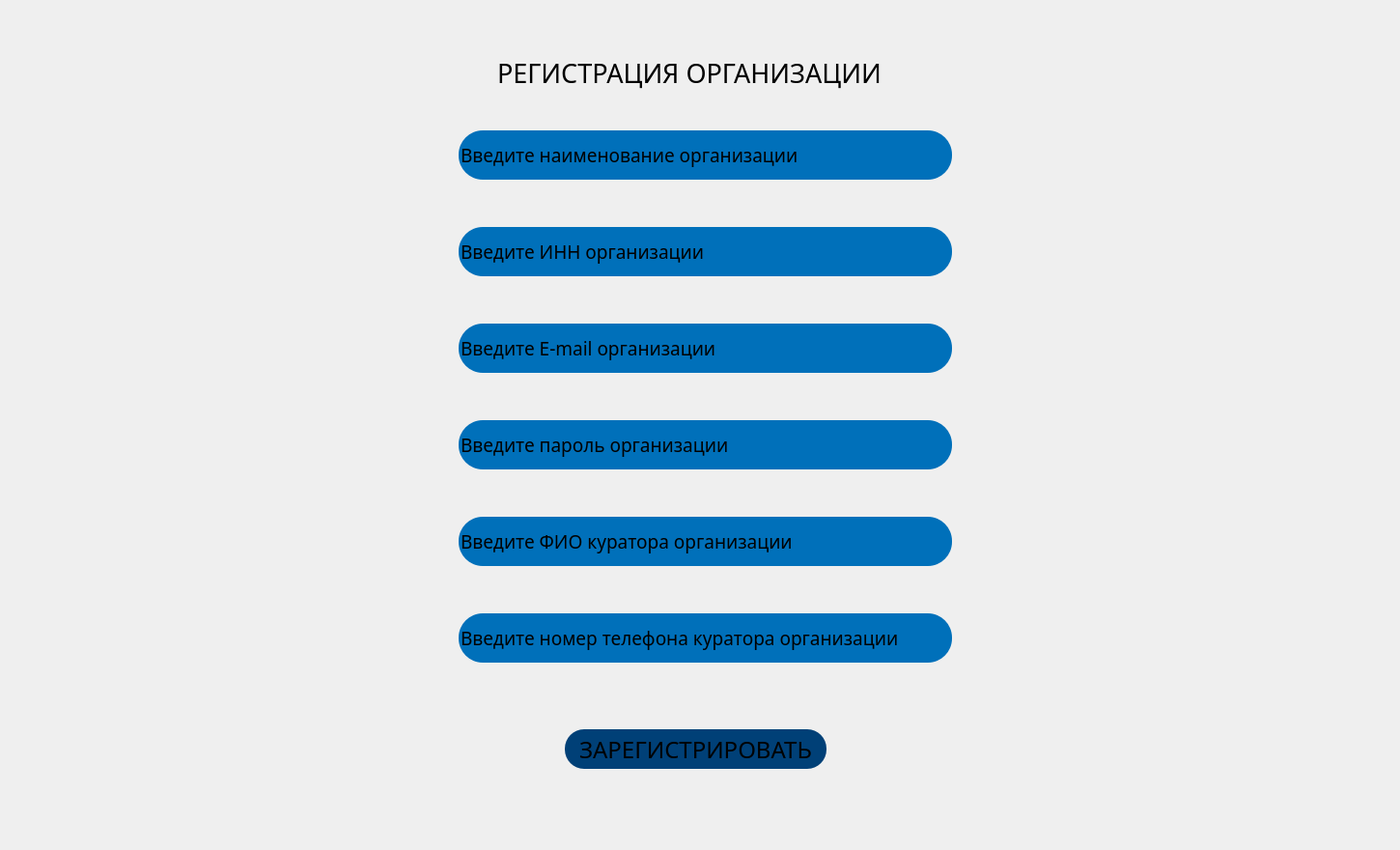
<?xml version="1.0" encoding="UTF-8"?>
<ui version="4.0">
 <class>Form</class>
 <widget class="QWidget" name="Form">
  <property name="geometry">
   <rect>
    <x>0</x>
    <y>0</y>
    <width>1450</width>
    <height>880</height>
   </rect>
  </property>
  <property name="minimumSize">
   <size>
    <width>1450</width>
    <height>880</height>
   </size>
  </property>
  <property name="maximumSize">
   <size>
    <width>1450</width>
    <height>880</height>
   </size>
  </property>
  <property name="windowTitle">
   <string>Газпромнефть.Автоматизация</string>
  </property>
  <widget class="QLabel" name="label">
   <property name="geometry">
    <rect>
     <x>0</x>
     <y>0</y>
     <width>1450</width>
     <height>880</height>
    </rect>
   </property>
   <property name="minimumSize">
    <size>
     <width>1450</width>
     <height>880</height>
    </size>
   </property>
   <property name="maximumSize">
    <size>
     <width>1450</width>
     <height>880</height>
    </size>
   </property>
   <property name="text">
    <string/>
   </property>
   <property name="pixmap">
    <pixmap>../Image_dir/фон.jpg</pixmap>
   </property>
  </widget>
  <widget class="QFrame" name="frame">
   <property name="geometry">
    <rect>
     <x>425</x>
     <y>15</y>
     <width>600</width>
     <height>811</height>
    </rect>
   </property>
   <property name="styleSheet">
    <string notr="true">background: 'white';
border: 3px solid 'white';
border-radius: 35px</string>
   </property>
   <property name="frameShape">
    <enum>QFrame::StyledPanel</enum>
   </property>
   <property name="frameShadow">
    <enum>QFrame::Raised</enum>
   </property>
   <widget class="QLabel" name="label_2">
    <property name="geometry">
     <rect>
      <x>90</x>
      <y>40</y>
      <width>431</width>
      <height>41</height>
     </rect>
    </property>
    <property name="font">
     <font>
      <family>GillSans</family>
      <pointsize>20</pointsize>
     </font>
    </property>
    <property name="styleSheet">
     <string notr="true"/>
    </property>
    <property name="text">
     <string>РЕГИСТРАЦИЯ ОРГАНИЗАЦИИ</string>
    </property>
   </widget>
   <widget class="QLineEdit" name="org_name_edit">
    <property name="geometry">
     <rect>
      <x>50</x>
      <y>120</y>
      <width>511</width>
      <height>51</height>
     </rect>
    </property>
    <property name="font">
     <font>
      <family>GillSans</family>
      <pointsize>14</pointsize>
     </font>
    </property>
    <property name="styleSheet">
     <string notr="true">background: rgb(0, 112, 186);
border: 2 px solid rgb(0, 112, 186);
border-radius: 25px;
color: 'white'</string>
    </property>
    <property name="text">
     <string>Введите наименование организации</string>
    </property>
   </widget>
   <widget class="QLineEdit" name="org_inn_edit">
    <property name="geometry">
     <rect>
      <x>50</x>
      <y>220</y>
      <width>511</width>
      <height>51</height>
     </rect>
    </property>
    <property name="font">
     <font>
      <family>GillSans</family>
      <pointsize>14</pointsize>
     </font>
    </property>
    <property name="styleSheet">
     <string notr="true">background: rgb(0, 112, 186);
border: 2 px solid rgb(0, 112, 186);
border-radius: 25px;
color: 'white'</string>
    </property>
    <property name="text">
     <string>Введите ИНН организации</string>
    </property>
   </widget>
   <widget class="QLineEdit" name="org_email_edit">
    <property name="geometry">
     <rect>
      <x>50</x>
      <y>320</y>
      <width>511</width>
      <height>51</height>
     </rect>
    </property>
    <property name="font">
     <font>
      <family>GillSans</family>
      <pointsize>14</pointsize>
     </font>
    </property>
    <property name="styleSheet">
     <string notr="true">background: rgb(0, 112, 186);
border: 2 px solid rgb(0, 112, 186);
border-radius: 25px;
color: 'white'</string>
    </property>
    <property name="text">
     <string>Введите E-mail организации</string>
    </property>
   </widget>
   <widget class="QLineEdit" name="org_password_edit">
    <property name="geometry">
     <rect>
      <x>50</x>
      <y>420</y>
      <width>511</width>
      <height>51</height>
     </rect>
    </property>
    <property name="font">
     <font>
      <family>GillSans</family>
      <pointsize>14</pointsize>
     </font>
    </property>
    <property name="styleSheet">
     <string notr="true">background: rgb(0, 112, 186);
border: 2 px solid rgb(0, 112, 186);
border-radius: 25px;
color: 'white'</string>
    </property>
    <property name="text">
     <string>Введите пароль организации</string>
    </property>
    <property name="echoMode">
     <enum>QLineEdit::Normal</enum>
    </property>
   </widget>
   <widget class="QLineEdit" name="org_fio_edit">
    <property name="geometry">
     <rect>
      <x>50</x>
      <y>520</y>
      <width>511</width>
      <height>51</height>
     </rect>
    </property>
    <property name="font">
     <font>
      <family>GillSans</family>
      <pointsize>14</pointsize>
     </font>
    </property>
    <property name="styleSheet">
     <string notr="true">background: rgb(0, 112, 186);
border: 2 px solid rgb(0, 112, 186);
border-radius: 25px;
color: 'white'</string>
    </property>
    <property name="text">
     <string>Введите ФИО куратора организации</string>
    </property>
   </widget>
   <widget class="QPushButton" name="reg_btn">
    <property name="geometry">
     <rect>
      <x>160</x>
      <y>740</y>
      <width>271</width>
      <height>41</height>
     </rect>
    </property>
    <property name="font">
     <font>
      <family>GillSans</family>
      <pointsize>18</pointsize>
     </font>
    </property>
    <property name="styleSheet">
     <string notr="true">QPushButton {
color: 'white';
background: rgb(0, 64, 119);
border: 2px solidrgb(0, 64, 119);
border-radius: 20px
}

QPushButton:pressed {
background: rgb(0, 34, 89);
border: 2px solidrgb(0, 34, 89);
}</string>
    </property>
    <property name="text">
     <string>ЗАРЕГИСТРИРОВАТЬ</string>
    </property>
   </widget>
   <widget class="QLineEdit" name="org_number_edit">
    <property name="geometry">
     <rect>
      <x>50</x>
      <y>620</y>
      <width>511</width>
      <height>51</height>
     </rect>
    </property>
    <property name="font">
     <font>
      <family>GillSans</family>
      <pointsize>14</pointsize>
     </font>
    </property>
    <property name="styleSheet">
     <string notr="true">background: rgb(0, 112, 186);
border: 2 px solid rgb(0, 112, 186);
border-radius: 25px;
color: 'white'</string>
    </property>
    <property name="text">
     <string>Введите номер телефона куратора организации</string>
    </property>
   </widget>
  </widget>
 </widget>
 <resources/>
 <connections/>
</ui>
